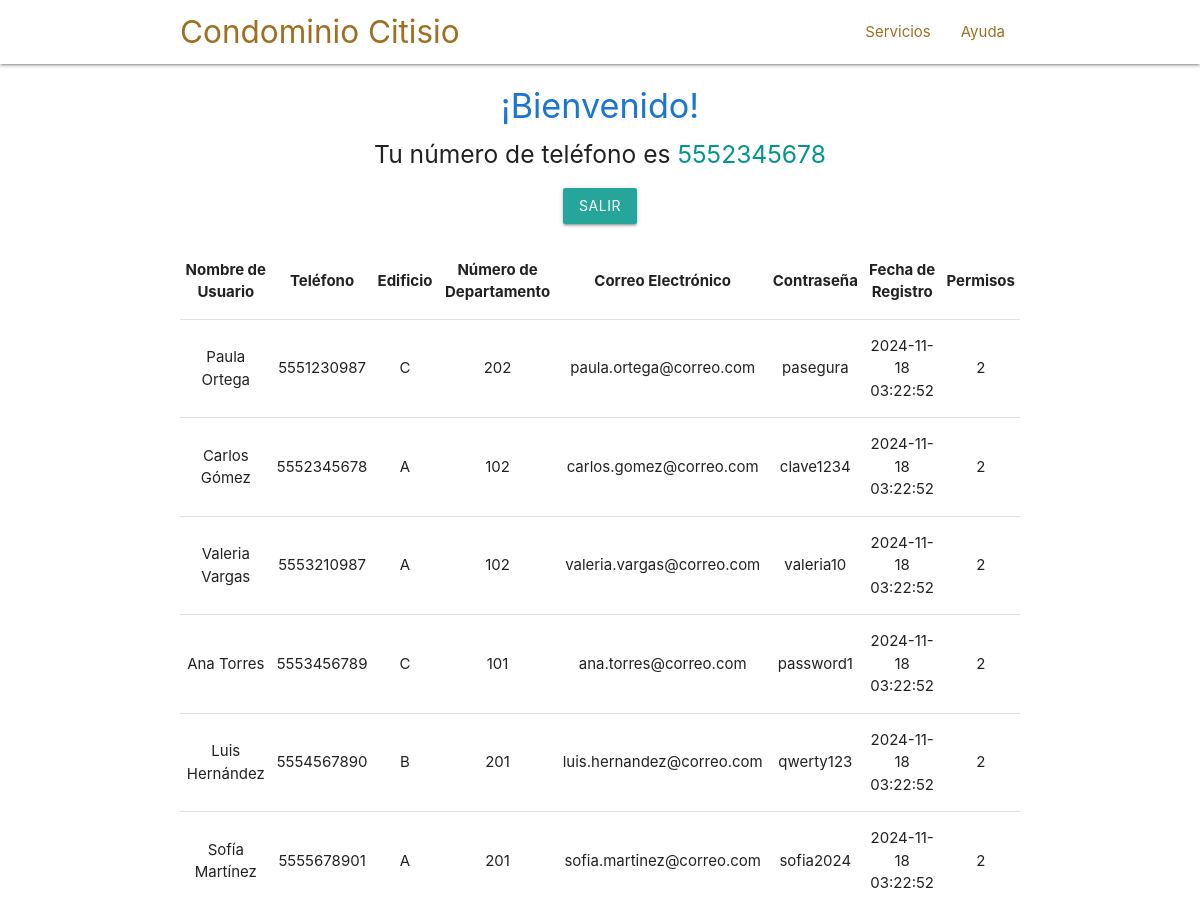
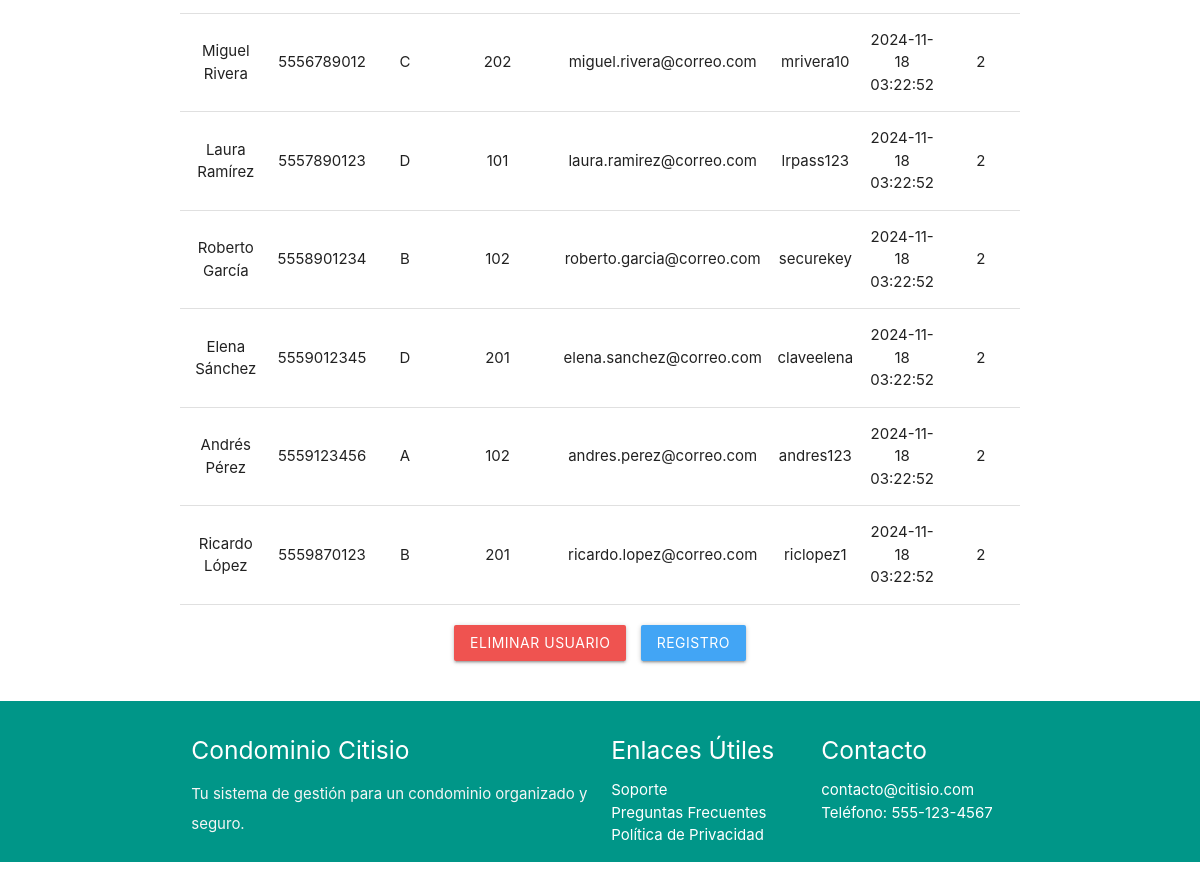
The app's page /principal.php (signed in) with its own data (2 pictures, top to bottom).
### tables this page shows
CREATE TABLE residente (
  nombre_usuario TEXT NOT NULL,
  letra_edificio CHAR(1) NOT NULL,
  numero_departamento INT NOT NULL,
  email VARCHAR(255) NOT NULL UNIQUE,  
  telefono VARCHAR(10) NOT NULL,  
  password CHAR(10) DEFAULT NULL,
  fecha_registro DATETIME NOT NULL DEFAULT CURRENT_TIMESTAMP,
  permisos INT NOT NULL DEFAULT 2,
  PRIMARY KEY (telefono),
  INDEX idx_edificio_departamento (letra_edificio, numero_departamento)
);

### Principal.php (the view, shortened to what this page needs)
<?php require "./header.php"; ?>
<?php
$telefono = $_SESSION['username'];
if (!isset($telefono)) {
    header("location: ./index.php");
} else {
    echo "<div class='container center-align' style='margin-top: 20px;'>
            <h4 class='blue-text text-darken-2'>¡Bienvenido!</h4>
            <h5>Tu número de teléfono es <span class='teal-text'>$telefono</span></h5>
          </div>";
    echo "<div class='container center-align' style='margin-top: 20px;'>
            <a href='Controlador/salir.php' class='btn waves-effect waves-light teal lighten-1'>Salir</a>
          </div>";
    require "./Controlador/conexion.php";
    mysqli_set_charset($conexion, 'utf8');
    $consulta_sql = "SELECT * FROM residente";
    $resultado = $conexion->query($consulta_sql);
    $count = mysqli_num_rows($resultado);
    echo "<div class='container' style='overflow-x:auto; margin-top: 20px;'>";
    echo "<table class='highlight bordered responsive-table centered'>
            <thead>
                <tr>
                    <th>Nombre de Usuario</th>
                    <th>Teléfono</th>
                    <th>Edificio</th>
                    <th>Número de Departamento</th>
                    <th>Correo Electrónico</th>
                    <th>Contraseña</th>
                    <th>Fecha de Registro</th>
                    <th>Permisos</th>
                </tr>
            </thead>
            <tbody>";
    if ($count > 0) {
        while ($row = mysqli_fetch_assoc($resultado)) {
            echo "<tr>";
            echo "<td>" . htmlspecialchars($row['nombre_usuario']) . "</td>";
            echo "<td>" . htmlspecialchars($row['telefono']) . "</td>";
            echo "<td>" . htmlspecialchars($row['letra_edificio']) . "</td>";
            echo "<td>" . htmlspecialchars($row['numero_departamento']) . "</td>";
            echo "<td>" . htmlspecialchars($row['email']) . "</td>";
            echo "<td>" . htmlspecialchars($row['password']) . "</td>";
            echo "<td>" . htmlspecialchars($row['fecha_registro']) . "</td>";
            echo "<td>" . htmlspecialchars($row['permisos']) . "</td>";
            echo "</tr>";
        }
        echo "</tbody></table>";
    } else {
        echo "<h5 class='center-align red-text'>Sin ningún registro</h5>";
    }
    echo "</div>";
    echo "<div class='container center-align' style='margin-top: 20px;'>
            <a href='eliminarUsuario.php' class='btn waves-effect waves-light red lighten-1' style='margin-right: 10px;'>Eliminar Usuario</a>
            <a href='registro.php' class='btn waves-effect waves-light blue lighten-1'>Registro</a>
          </div>";
}
?>
<?php require "./footer.php"; ?>
</body>
</html>

### records on screen
residente: nombre_usuario "Paula Ortega", telefono "5551230987", letra_edificio "C", numero_departamento "202", email "paula.ortega@correo.com", password "pasegura", fecha_registro "2024-11-18 03:22:52", permisos "2"
residente: nombre_usuario "Carlos Gómez", telefono "5552345678", letra_edificio "A", numero_departamento "102", email "carlos.gomez@correo.com", password "clave1234", fecha_registro "2024-11-18 03:22:52", permisos "2"
residente: nombre_usuario "Valeria Vargas", telefono "5553210987", letra_edificio "A", numero_departamento "102", email "valeria.vargas@correo.com", password "valeria10", fecha_registro "2024-11-18 03:22:52", permisos "2"
residente: nombre_usuario "Ana Torres", telefono "5553456789", letra_edificio "C", numero_departamento "101", email "ana.torres@correo.com", password "password1", fecha_registro "2024-11-18 03:22:52", permisos "2"
residente: nombre_usuario "Luis Hernández", telefono "5554567890", letra_edificio "B", numero_departamento "201", email "luis.hernandez@correo.com", password "qwerty123", fecha_registro "2024-11-18 03:22:52", permisos "2"
residente: nombre_usuario "Sofía Martínez", telefono "5555678901", letra_edificio "A", numero_departamento "201", email "sofia.martinez@correo.com", password "sofia2024", fecha_registro "2024-11-18 03:22:52", permisos "2"
residente: nombre_usuario "Miguel Rivera", telefono "5556789012", letra_edificio "C", numero_departamento "202", email "miguel.rivera@correo.com", password "mrivera10", fecha_registro "2024-11-18 03:22:52", permisos "2"
residente: nombre_usuario "Laura Ramírez", telefono "5557890123", letra_edificio "D", numero_departamento "101", email "laura.ramirez@correo.com", password "lrpass123", fecha_registro "2024-11-18 03:22:52", permisos "2"
residente: nombre_usuario "Roberto García", telefono "5558901234", letra_edificio "B", numero_departamento "102", email "roberto.garcia@correo.com", password "securekey", fecha_registro "2024-11-18 03:22:52", permisos "2"
residente: nombre_usuario "Elena Sánchez", telefono "5559012345", letra_edificio "D", numero_departamento "201", email "elena.sanchez@correo.com", password "claveelena", fecha_registro "2024-11-18 03:22:52", permisos "2"
residente: nombre_usuario "Andrés Pérez", telefono "5559123456", letra_edificio "A", numero_departamento "102", email "andres.perez@correo.com", password "andres123", fecha_registro "2024-11-18 03:22:52", permisos "2"
residente: nombre_usuario "Ricardo López", telefono "5559870123", letra_edificio "B", numero_departamento "201", email "ricardo.lopez@correo.com", password "riclopez1", fecha_registro "2024-11-18 03:22:52", permisos "2"

### other values on screen
$telefono "5552345678"
